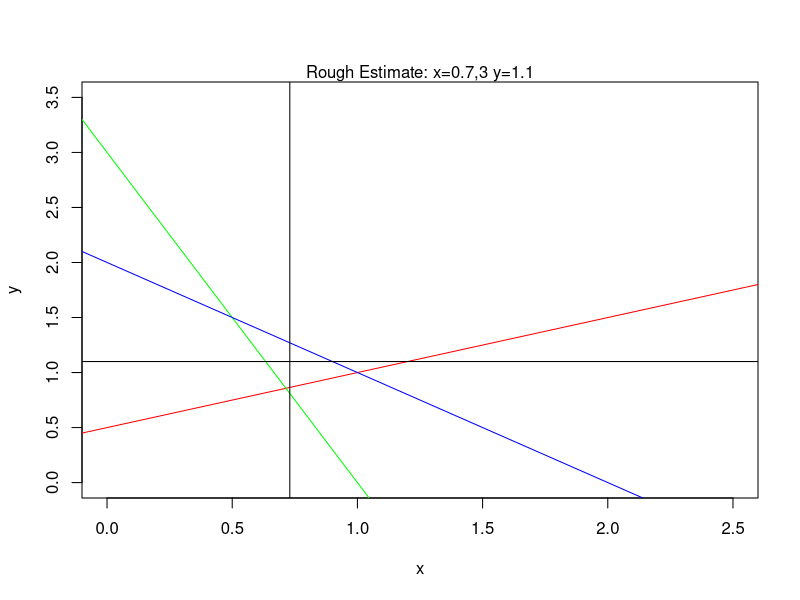
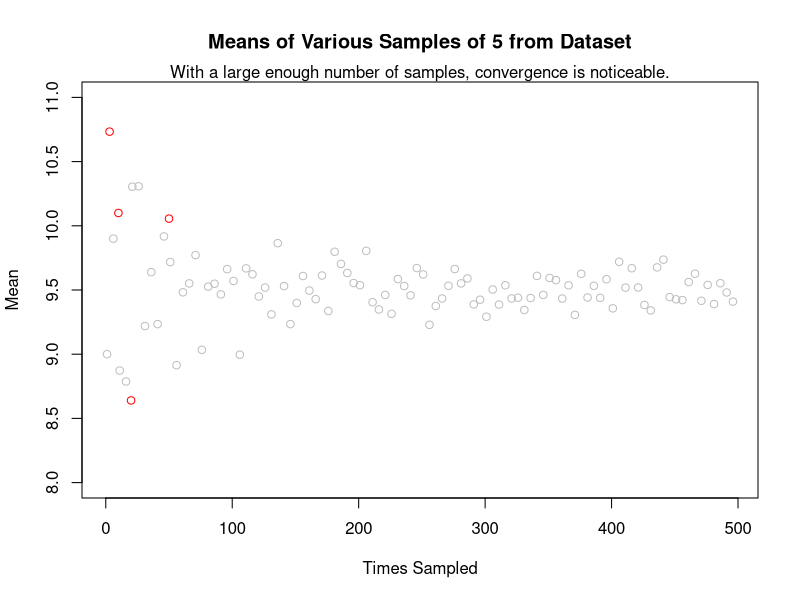
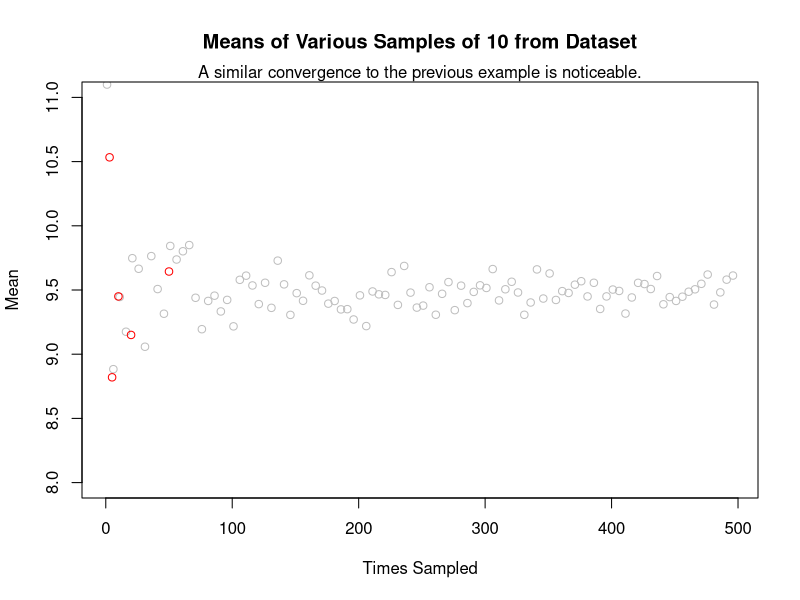
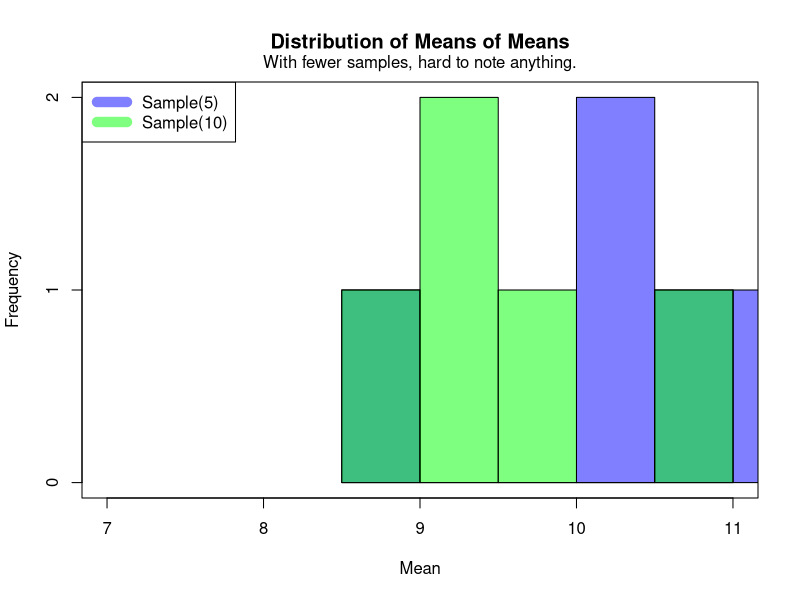
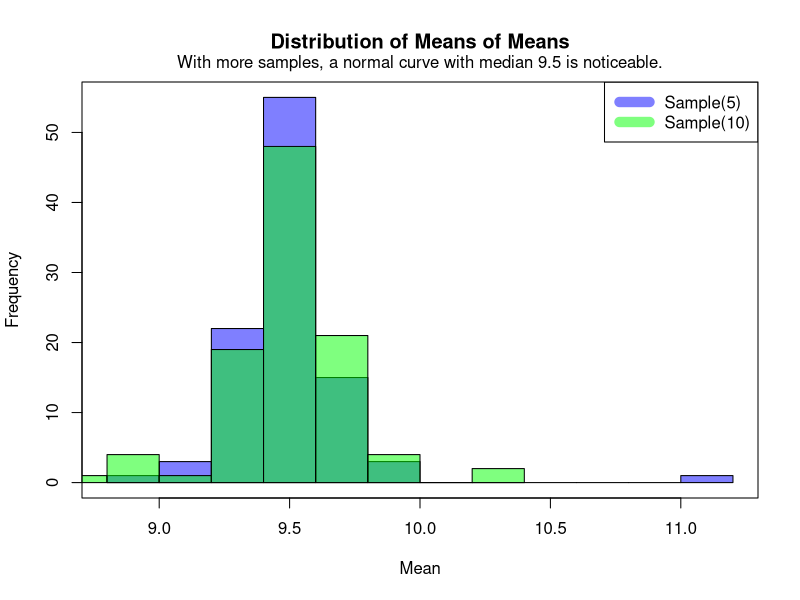

Write the R code that produced these figures, in order.
## ---- chunk 1

left = matrix(c(-1,3,2,1,1,3),2,2); left
right = c(1,3); right 
solve(left,right)

## ---- chunk 2
#Plot all three lines
plot(NULL,xlim=c(0,2.5),ylim=c(0,3.5), xlab="x",ylab="y")
abline(1/2,1/2, col="red") #first first equation
abline(3,-3,col="green") #second equation
abline(2,-1,col="blue") #third equation
abline(h=1.1)
abline(v=0.73)
mtext("Rough Estimate: x=0.7,3 y=1.1")

## ---- chunk 3
x = matrix(c(1,2,3,3,2,1),3,2); x
cov(x)
## ---- chunk 4
data = c(3,2,3,4,3,2,5,4,5,2,3,3,10,4,5,4,12,15,10,17,15,18,16,14,9,10,11,18,17,18,16,17,18)
## ---- chunk 5
s1 = sample(data,5); s1
mean(s1)
## ---- chunk 6
#Calculate the mean of 'size' samples of 'sampleSize' from data, repeating for each size given in sizes. Return a formatted matrix of these means.
takeSamples <- function(data,sizes, sampleSize){
  allMeans = matrix(NA,1,2)
  for (n in sizes){
    curMeans = vector()
    for (i in c(1:n)){
      curMeans = c(curMeans,mean(sample(data,sampleSize)))
    }
    allMeans = rbind(allMeans,c(n,mean(curMeans)))
  }
  allMeans = allMeans[-1,]
  colnames(allMeans) = c("Times.Sampled","Mean")  
  allMeans #return value
}
## ---- chunk 7
means.5 = takeSamples(data,c(3,5,10,20,50),sampleSize=5); means.5
## ---- chunk 8

#Out of curiosity, plotting larger sizes of samples (first, so that axes match up)
means.5.500 = takeSamples(data,seq(1,500,5),sampleSize=5)
plot(means.5.500, main="Means of Various Samples of 5 from Dataset", col="grey", xlab="Times Sampled", ylim=c(8,11))

#Request from assignment in red
points(means.5,col="red")

mtext("With a large enough number of samples, convergence is noticeable.")

## ---- chunk 9
means.10.500 = takeSamples(data,seq(1,500,5),sampleSize=10)

plot(means.10.500, main="Means of Various Samples of 10 from Dataset", col="grey", xlab="Times Sampled", ylim=c(8,11))

#Request from assignment in red
means.10 = takeSamples(data,c(3,5,10,20,50),sampleSize=10)
points(means.10, col="red")

mtext("A similar convergence to the previous example is noticeable.")
## ---- chunk 10
hist(means.5[,2], col=rgb(0,0,1,0.5), xlim=c(7,11),main="Distribution of Means of Means", xlab="Mean")

hist(means.10[,2], col=rgb(0,1,0,0.5), xlab="Mean", add=T)

legend("topleft", c("Sample(5)","Sample(10)"),col=c(rgb(0,0,1,0.5),rgb(0,1,0,0.5)), lwd=10)
box() #decorative box around data
mtext("With fewer samples, hard to note anything.",line=0.5)


hist(means.10.500[,2], col=rgb(0,0,1,0.5), main="Distribution of Means of Means", xlab="Mean")

hist(means.5.500[,2], col=rgb(0,1,0,0.5), xlab="Mean", add=T)

legend("topright", c("Sample(5)","Sample(10)"),col=c(rgb(0,0,1,0.5),rgb(0,1,0,0.5)), lwd=10)
box() #decorative box around data
mtext("With more samples, a normal curve with median 9.5 is noticeable.",line=0.5)

